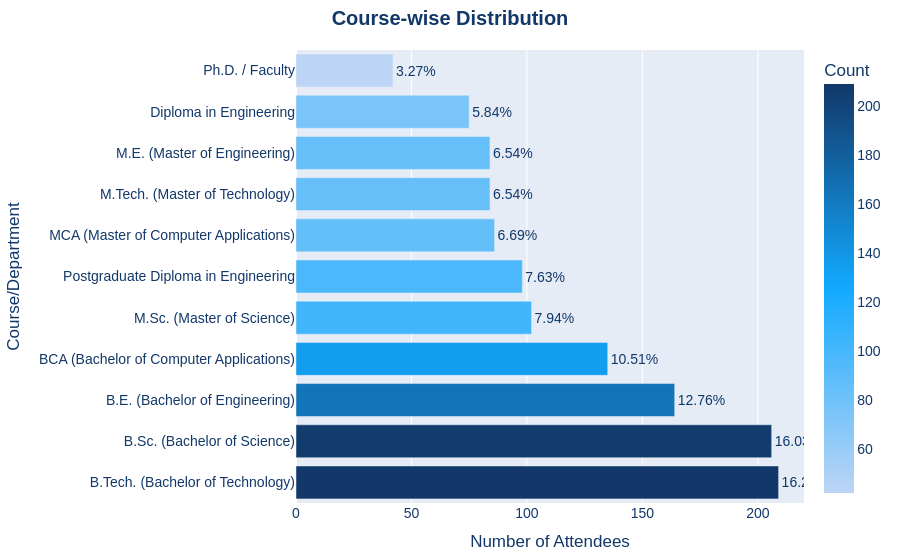

Here is the notebook cell this chart was saved with:
### Code cell
import pandas as pd
import plotly.express as px

# Load the data
file_path = "../../data/all_students_data/updated_sessions_database.csv"
df = pd.read_csv(file_path)

# Ensure column name matches (case-sensitive)
course_distribution = df['Course/Department'].value_counts().reset_index()
course_distribution.columns = ['Course/Department', 'Count']

# Calculate the total count and percentage for each course
total_count = course_distribution['Count'].sum()
course_distribution['Percentage'] = (course_distribution['Count'] / total_count * 100).round(2)

# Create the horizontal bar chart
fig = px.bar(
    course_distribution,
    x='Count',
    y='Course/Department',
    orientation='h',  # Horizontal bars
    title='<b>Course-wise Distribution</b>',
    color='Count',  # Use color to represent count for a heatmap-like effect
    color_continuous_scale=['#BDD5F4', '#12AAFF', '#123869'],  # Custom color scheme
    text='Percentage'  # Display percentage on the bars
)

# Customize the layout for aesthetics
fig.update_layout(
    title=dict(
        x=0.5,
        xanchor='center',
        font=dict(size=20, color='#123869')
    ),
    xaxis_title='Number of Attendees',
    yaxis_title='Course/Department',
    font=dict(family="Arial", size=14, color='#123869'),
    margin=dict(t=50, b=50, l=120, r=50),  # Adjust margins for readability
)

# Customize hover information and bar text
fig.update_traces(
    hovertemplate='<b>Course:</b> %{y}<br><b>Count:</b> %{x}<br><b>Percentage:</b> %{text}%<extra></extra>',
    texttemplate='%{text}%',  # Show percentage on the bars
    textposition='outside'  # Position text outside the bars
)

# Show the plot
fig.show()
fig.write_html("Course Wise Distribution.html")

### Figure 1 — Plotly figure (JSON) as saved in the notebook; plotly's stock layout.template omitted (floating-point values rounded to 4 significant figures)
{"data": [{"alignmentgroup": "True", "hovertemplate": "<b>Course:</b> %{y}<br><b>Count:</b> %{x}<br><b>Percentage:</b> %{text}%<extra></extra>", "legendgroup": "", "marker": {"color": [209, 206, 164, 135, 102, 98, 86, 84, 84, 75, 42], "coloraxis": "coloraxis", "pattern": {"shape": ""}}, "name": "", "offsetgroup": "", "orientation": "h", "showlegend": false, "text": [16.26, 16.03, 12.76, 10.51, 7.94, 7.63, 6.69, 6.54, 6.54, 5.84, 3.27], "textposition": "outside", "texttemplate": "%{text}%", "type": "bar", "x": [209, 206, 164, 135, 102, 98, 86, 84, 84, 75, 42], "xaxis": "x", "y": ["B.Tech. (Bachelor of Technology)", "B.Sc. (Bachelor of Science)", "B.E. (Bachelor of Engineering)", "BCA (Bachelor of Computer Applications)", "M.Sc. (Master of Science)", "Postgraduate Diploma in Engineering", "MCA (Master of Computer Applications)", "M.Tech. (Master of Technology)", "M.E. (Master of Engineering)", "Diploma in Engineering", "Ph.D. / Faculty"], "yaxis": "y"}], "layout": {"barmode": "relative", "coloraxis": {"colorbar": {"title": {"text": "Count"}}, "colorscale": [[0, "#BDD5F4"], [0.5, "#12AAFF"], [1, "#123869"]]}, "font": {"color": "#123869", "family": "Arial", "size": 14}, "legend": {"tracegroupgap": 0}, "margin": {"b": 50, "l": 120, "r": 50, "t": 50}, "title": {"font": {"color": "#123869", "size": 20}, "text": "<b>Course-wise Distribution</b>", "x": 0.5, "xanchor": "center"}, "xaxis": {"anchor": "y", "domain": [0, 1], "title": {"text": "Number of Attendees"}}, "yaxis": {"anchor": "x", "domain": [0, 1], "title": {"text": "Course/Department"}}}}
